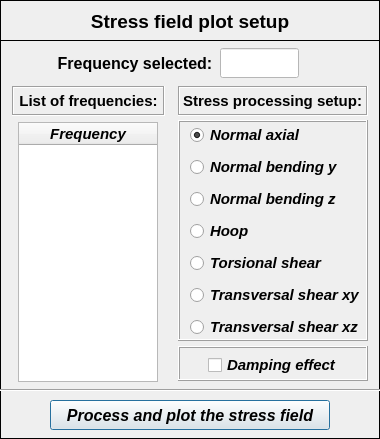
<?xml version="1.0" encoding="UTF-8"?>
<ui version="4.0">
 <class>Dialog</class>
 <widget class="QDialog" name="Dialog">
  <property name="windowModality">
   <enum>Qt::NonModal</enum>
  </property>
  <property name="geometry">
   <rect>
    <x>0</x>
    <y>0</y>
    <width>380</width>
    <height>439</height>
   </rect>
  </property>
  <property name="sizePolicy">
   <sizepolicy hsizetype="Fixed" vsizetype="Fixed">
    <horstretch>0</horstretch>
    <verstretch>0</verstretch>
   </sizepolicy>
  </property>
  <property name="minimumSize">
   <size>
    <width>380</width>
    <height>439</height>
   </size>
  </property>
  <property name="maximumSize">
   <size>
    <width>380</width>
    <height>439</height>
   </size>
  </property>
  <property name="contextMenuPolicy">
   <enum>Qt::DefaultContextMenu</enum>
  </property>
  <property name="windowTitle">
   <string>Plot of stress field</string>
  </property>
  <property name="windowIcon">
   <iconset>
    <normaloff>../../../../../../Downloads/load - Copia.png</normaloff>../../../../../../Downloads/load - Copia.png</iconset>
  </property>
  <property name="whatsThis">
   <string/>
  </property>
  <widget class="QWidget" name="widget" native="true">
   <property name="geometry">
    <rect>
     <x>0</x>
     <y>0</y>
     <width>391</width>
     <height>445</height>
    </rect>
   </property>
   <property name="font">
    <font>
     <kerning>true</kerning>
    </font>
   </property>
   <widget class="QFrame" name="frame">
    <property name="geometry">
     <rect>
      <x>0</x>
      <y>0</y>
      <width>380</width>
      <height>41</height>
     </rect>
    </property>
    <property name="frameShape">
     <enum>QFrame::Box</enum>
    </property>
    <property name="frameShadow">
     <enum>QFrame::Plain</enum>
    </property>
    <property name="lineWidth">
     <number>1</number>
    </property>
    <widget class="QLabel" name="label">
     <property name="geometry">
      <rect>
       <x>50</x>
       <y>6</y>
       <width>280</width>
       <height>30</height>
      </rect>
     </property>
     <property name="font">
      <font>
       <family>Arial</family>
       <pointsize>14</pointsize>
       <weight>75</weight>
       <italic>false</italic>
       <bold>true</bold>
      </font>
     </property>
     <property name="text">
      <string>Stress field plot setup</string>
     </property>
     <property name="textFormat">
      <enum>Qt::AutoText</enum>
     </property>
     <property name="alignment">
      <set>Qt::AlignCenter</set>
     </property>
    </widget>
   </widget>
   <widget class="QFrame" name="frame_2">
    <property name="geometry">
     <rect>
      <x>0</x>
      <y>40</y>
      <width>380</width>
      <height>399</height>
     </rect>
    </property>
    <property name="minimumSize">
     <size>
      <width>380</width>
      <height>0</height>
     </size>
    </property>
    <property name="maximumSize">
     <size>
      <width>380</width>
      <height>16777215</height>
     </size>
    </property>
    <property name="frameShape">
     <enum>QFrame::Box</enum>
    </property>
    <property name="frameShadow">
     <enum>QFrame::Plain</enum>
    </property>
    <widget class="QPushButton" name="pushButton_plot">
     <property name="geometry">
      <rect>
       <x>50</x>
       <y>360</y>
       <width>280</width>
       <height>30</height>
      </rect>
     </property>
     <property name="minimumSize">
      <size>
       <width>0</width>
       <height>30</height>
      </size>
     </property>
     <property name="maximumSize">
      <size>
       <width>16777215</width>
       <height>30</height>
      </size>
     </property>
     <property name="font">
      <font>
       <family>Arial</family>
       <pointsize>12</pointsize>
       <weight>75</weight>
       <italic>true</italic>
       <bold>true</bold>
      </font>
     </property>
     <property name="text">
      <string>Process and plot the stress field</string>
     </property>
    </widget>
    <widget class="QLabel" name="label_2">
     <property name="geometry">
      <rect>
       <x>50</x>
       <y>8</y>
       <width>170</width>
       <height>30</height>
      </rect>
     </property>
     <property name="minimumSize">
      <size>
       <width>170</width>
       <height>30</height>
      </size>
     </property>
     <property name="maximumSize">
      <size>
       <width>170</width>
       <height>30</height>
      </size>
     </property>
     <property name="font">
      <font>
       <family>Arial</family>
       <pointsize>12</pointsize>
       <weight>75</weight>
       <italic>false</italic>
       <bold>true</bold>
      </font>
     </property>
     <property name="text">
      <string>Frequency selected:</string>
     </property>
     <property name="alignment">
      <set>Qt::AlignCenter</set>
     </property>
    </widget>
    <widget class="QLineEdit" name="lineEdit_selected_frequency">
     <property name="enabled">
      <bool>false</bool>
     </property>
     <property name="geometry">
      <rect>
       <x>220</x>
       <y>8</y>
       <width>79</width>
       <height>30</height>
      </rect>
     </property>
     <property name="palette">
      <palette>
       <active>
        <colorrole role="WindowText">
         <brush brushstyle="SolidPattern">
          <color alpha="255">
           <red>0</red>
           <green>0</green>
           <blue>255</blue>
          </color>
         </brush>
        </colorrole>
        <colorrole role="Button">
         <brush brushstyle="SolidPattern">
          <color alpha="255">
           <red>255</red>
           <green>255</green>
           <blue>255</blue>
          </color>
         </brush>
        </colorrole>
        <colorrole role="Dark">
         <brush brushstyle="SolidPattern">
          <color alpha="255">
           <red>0</red>
           <green>0</green>
           <blue>0</blue>
          </color>
         </brush>
        </colorrole>
        <colorrole role="Text">
         <brush brushstyle="SolidPattern">
          <color alpha="255">
           <red>0</red>
           <green>0</green>
           <blue>255</blue>
          </color>
         </brush>
        </colorrole>
        <colorrole role="ButtonText">
         <brush brushstyle="SolidPattern">
          <color alpha="255">
           <red>0</red>
           <green>0</green>
           <blue>255</blue>
          </color>
         </brush>
        </colorrole>
        <colorrole role="Base">
         <brush brushstyle="SolidPattern">
          <color alpha="255">
           <red>255</red>
           <green>255</green>
           <blue>255</blue>
          </color>
         </brush>
        </colorrole>
        <colorrole role="Window">
         <brush brushstyle="SolidPattern">
          <color alpha="255">
           <red>255</red>
           <green>255</green>
           <blue>255</blue>
          </color>
         </brush>
        </colorrole>
       </active>
       <inactive>
        <colorrole role="WindowText">
         <brush brushstyle="SolidPattern">
          <color alpha="255">
           <red>0</red>
           <green>0</green>
           <blue>255</blue>
          </color>
         </brush>
        </colorrole>
        <colorrole role="Button">
         <brush brushstyle="SolidPattern">
          <color alpha="255">
           <red>255</red>
           <green>255</green>
           <blue>255</blue>
          </color>
         </brush>
        </colorrole>
        <colorrole role="Dark">
         <brush brushstyle="SolidPattern">
          <color alpha="255">
           <red>0</red>
           <green>0</green>
           <blue>0</blue>
          </color>
         </brush>
        </colorrole>
        <colorrole role="Text">
         <brush brushstyle="SolidPattern">
          <color alpha="255">
           <red>0</red>
           <green>0</green>
           <blue>255</blue>
          </color>
         </brush>
        </colorrole>
        <colorrole role="ButtonText">
         <brush brushstyle="SolidPattern">
          <color alpha="255">
           <red>0</red>
           <green>0</green>
           <blue>255</blue>
          </color>
         </brush>
        </colorrole>
        <colorrole role="Base">
         <brush brushstyle="SolidPattern">
          <color alpha="255">
           <red>255</red>
           <green>255</green>
           <blue>255</blue>
          </color>
         </brush>
        </colorrole>
        <colorrole role="Window">
         <brush brushstyle="SolidPattern">
          <color alpha="255">
           <red>255</red>
           <green>255</green>
           <blue>255</blue>
          </color>
         </brush>
        </colorrole>
       </inactive>
       <disabled>
        <colorrole role="WindowText">
         <brush brushstyle="SolidPattern">
          <color alpha="255">
           <red>0</red>
           <green>0</green>
           <blue>255</blue>
          </color>
         </brush>
        </colorrole>
        <colorrole role="Button">
         <brush brushstyle="SolidPattern">
          <color alpha="255">
           <red>255</red>
           <green>255</green>
           <blue>255</blue>
          </color>
         </brush>
        </colorrole>
        <colorrole role="Dark">
         <brush brushstyle="SolidPattern">
          <color alpha="255">
           <red>0</red>
           <green>0</green>
           <blue>0</blue>
          </color>
         </brush>
        </colorrole>
        <colorrole role="Text">
         <brush brushstyle="SolidPattern">
          <color alpha="255">
           <red>0</red>
           <green>0</green>
           <blue>255</blue>
          </color>
         </brush>
        </colorrole>
        <colorrole role="ButtonText">
         <brush brushstyle="SolidPattern">
          <color alpha="255">
           <red>0</red>
           <green>0</green>
           <blue>255</blue>
          </color>
         </brush>
        </colorrole>
        <colorrole role="Base">
         <brush brushstyle="SolidPattern">
          <color alpha="255">
           <red>255</red>
           <green>255</green>
           <blue>255</blue>
          </color>
         </brush>
        </colorrole>
        <colorrole role="Window">
         <brush brushstyle="SolidPattern">
          <color alpha="255">
           <red>255</red>
           <green>255</green>
           <blue>255</blue>
          </color>
         </brush>
        </colorrole>
       </disabled>
      </palette>
     </property>
     <property name="font">
      <font>
       <family>Arial</family>
       <pointsize>11</pointsize>
       <weight>75</weight>
       <italic>true</italic>
       <bold>true</bold>
      </font>
     </property>
     <property name="styleSheet">
      <string notr="true">background-color: rgb(255, 255, 255);
color: rgb(0, 0, 255);</string>
     </property>
     <property name="alignment">
      <set>Qt::AlignCenter</set>
     </property>
    </widget>
    <widget class="QFrame" name="frame_5">
     <property name="geometry">
      <rect>
       <x>12</x>
       <y>46</y>
       <width>153</width>
       <height>30</height>
      </rect>
     </property>
     <property name="minimumSize">
      <size>
       <width>0</width>
       <height>30</height>
      </size>
     </property>
     <property name="maximumSize">
      <size>
       <width>16777215</width>
       <height>30</height>
      </size>
     </property>
     <property name="frameShape">
      <enum>QFrame::Box</enum>
     </property>
     <property name="frameShadow">
      <enum>QFrame::Sunken</enum>
     </property>
     <property name="lineWidth">
      <number>1</number>
     </property>
     <widget class="QLabel" name="label_5">
      <property name="geometry">
       <rect>
        <x>4</x>
        <y>0</y>
        <width>145</width>
        <height>30</height>
       </rect>
      </property>
      <property name="minimumSize">
       <size>
        <width>145</width>
        <height>30</height>
       </size>
      </property>
      <property name="maximumSize">
       <size>
        <width>145</width>
        <height>30</height>
       </size>
      </property>
      <property name="font">
       <font>
        <family>Arial</family>
        <pointsize>11</pointsize>
        <weight>75</weight>
        <italic>false</italic>
        <bold>true</bold>
       </font>
      </property>
      <property name="text">
       <string>List of frequencies:</string>
      </property>
      <property name="textFormat">
       <enum>Qt::AutoText</enum>
      </property>
      <property name="alignment">
       <set>Qt::AlignCenter</set>
      </property>
     </widget>
    </widget>
    <widget class="QTreeWidget" name="treeWidget_list_frequencies">
     <property name="geometry">
      <rect>
       <x>18</x>
       <y>82</y>
       <width>140</width>
       <height>260</height>
      </rect>
     </property>
     <property name="minimumSize">
      <size>
       <width>140</width>
       <height>260</height>
      </size>
     </property>
     <property name="maximumSize">
      <size>
       <width>140</width>
       <height>260</height>
      </size>
     </property>
     <property name="font">
      <font>
       <family>Arial</family>
       <pointsize>10</pointsize>
       <weight>75</weight>
       <italic>true</italic>
       <bold>true</bold>
      </font>
     </property>
     <property name="indentation">
      <number>0</number>
     </property>
     <column>
      <property name="text">
       <string notr="true">Frequency</string>
      </property>
      <property name="font">
       <font>
        <family>Arial</family>
        <pointsize>11</pointsize>
        <weight>75</weight>
        <italic>true</italic>
        <bold>true</bold>
       </font>
      </property>
      <property name="textAlignment">
       <set>AlignCenter</set>
      </property>
     </column>
    </widget>
    <widget class="QFrame" name="frame_7">
     <property name="geometry">
      <rect>
       <x>178</x>
       <y>80</y>
       <width>190</width>
       <height>221</height>
      </rect>
     </property>
     <property name="frameShape">
      <enum>QFrame::Box</enum>
     </property>
     <property name="frameShadow">
      <enum>QFrame::Raised</enum>
     </property>
     <widget class="QWidget" name="verticalLayoutWidget">
      <property name="geometry">
       <rect>
        <x>12</x>
        <y>6</y>
        <width>172</width>
        <height>212</height>
       </rect>
      </property>
      <layout class="QVBoxLayout" name="verticalLayout">
       <property name="spacing">
        <number>14</number>
       </property>
       <item>
        <widget class="QRadioButton" name="radioButton_normal_axial">
         <property name="minimumSize">
          <size>
           <width>170</width>
           <height>18</height>
          </size>
         </property>
         <property name="maximumSize">
          <size>
           <width>170</width>
           <height>18</height>
          </size>
         </property>
         <property name="font">
          <font>
           <family>Arial</family>
           <pointsize>11</pointsize>
           <weight>75</weight>
           <italic>true</italic>
           <bold>true</bold>
          </font>
         </property>
         <property name="text">
          <string>Normal axial</string>
         </property>
         <property name="checked">
          <bool>true</bool>
         </property>
        </widget>
       </item>
       <item>
        <widget class="QRadioButton" name="radioButton_normal_bending_y">
         <property name="minimumSize">
          <size>
           <width>170</width>
           <height>18</height>
          </size>
         </property>
         <property name="maximumSize">
          <size>
           <width>170</width>
           <height>18</height>
          </size>
         </property>
         <property name="font">
          <font>
           <family>Arial</family>
           <pointsize>11</pointsize>
           <weight>75</weight>
           <italic>true</italic>
           <bold>true</bold>
          </font>
         </property>
         <property name="text">
          <string>Normal bending y</string>
         </property>
        </widget>
       </item>
       <item>
        <widget class="QRadioButton" name="radioButton_normal_bending_z">
         <property name="minimumSize">
          <size>
           <width>170</width>
           <height>18</height>
          </size>
         </property>
         <property name="maximumSize">
          <size>
           <width>170</width>
           <height>18</height>
          </size>
         </property>
         <property name="font">
          <font>
           <family>Arial</family>
           <pointsize>11</pointsize>
           <weight>75</weight>
           <italic>true</italic>
           <bold>true</bold>
          </font>
         </property>
         <property name="text">
          <string>Normal bending z</string>
         </property>
        </widget>
       </item>
       <item>
        <widget class="QRadioButton" name="radioButton_hoop">
         <property name="minimumSize">
          <size>
           <width>170</width>
           <height>18</height>
          </size>
         </property>
         <property name="maximumSize">
          <size>
           <width>170</width>
           <height>18</height>
          </size>
         </property>
         <property name="font">
          <font>
           <family>Arial</family>
           <pointsize>11</pointsize>
           <weight>75</weight>
           <italic>true</italic>
           <bold>true</bold>
          </font>
         </property>
         <property name="text">
          <string>Hoop</string>
         </property>
        </widget>
       </item>
       <item>
        <widget class="QRadioButton" name="radioButton_torsional_shear">
         <property name="minimumSize">
          <size>
           <width>170</width>
           <height>18</height>
          </size>
         </property>
         <property name="maximumSize">
          <size>
           <width>170</width>
           <height>18</height>
          </size>
         </property>
         <property name="font">
          <font>
           <family>Arial</family>
           <pointsize>11</pointsize>
           <weight>75</weight>
           <italic>true</italic>
           <bold>true</bold>
          </font>
         </property>
         <property name="text">
          <string>Torsional shear</string>
         </property>
        </widget>
       </item>
       <item>
        <widget class="QRadioButton" name="radioButton_transv_shear_xy">
         <property name="minimumSize">
          <size>
           <width>170</width>
           <height>18</height>
          </size>
         </property>
         <property name="maximumSize">
          <size>
           <width>170</width>
           <height>18</height>
          </size>
         </property>
         <property name="font">
          <font>
           <family>Arial</family>
           <pointsize>11</pointsize>
           <weight>75</weight>
           <italic>true</italic>
           <bold>true</bold>
          </font>
         </property>
         <property name="text">
          <string>Transversal shear xy</string>
         </property>
        </widget>
       </item>
       <item>
        <widget class="QRadioButton" name="radioButton_transv_shear_xz">
         <property name="minimumSize">
          <size>
           <width>170</width>
           <height>18</height>
          </size>
         </property>
         <property name="maximumSize">
          <size>
           <width>170</width>
           <height>18</height>
          </size>
         </property>
         <property name="font">
          <font>
           <family>Arial</family>
           <pointsize>11</pointsize>
           <weight>75</weight>
           <italic>true</italic>
           <bold>true</bold>
          </font>
         </property>
         <property name="text">
          <string>Transversal shear xz</string>
         </property>
        </widget>
       </item>
      </layout>
     </widget>
    </widget>
    <widget class="QFrame" name="frame_6">
     <property name="geometry">
      <rect>
       <x>178</x>
       <y>306</y>
       <width>190</width>
       <height>35</height>
      </rect>
     </property>
     <property name="frameShape">
      <enum>QFrame::Box</enum>
     </property>
     <property name="frameShadow">
      <enum>QFrame::Raised</enum>
     </property>
     <widget class="QCheckBox" name="checkBox_damping_effect">
      <property name="geometry">
       <rect>
        <x>30</x>
        <y>4</y>
        <width>135</width>
        <height>30</height>
       </rect>
      </property>
      <property name="minimumSize">
       <size>
        <width>135</width>
        <height>30</height>
       </size>
      </property>
      <property name="maximumSize">
       <size>
        <width>135</width>
        <height>30</height>
       </size>
      </property>
      <property name="font">
       <font>
        <family>Arial</family>
        <pointsize>11</pointsize>
        <weight>75</weight>
        <italic>true</italic>
        <bold>true</bold>
       </font>
      </property>
      <property name="text">
       <string>Damping effect</string>
      </property>
      <property name="checked">
       <bool>false</bool>
      </property>
     </widget>
    </widget>
    <widget class="QFrame" name="frame_3">
     <property name="geometry">
      <rect>
       <x>178</x>
       <y>46</y>
       <width>190</width>
       <height>30</height>
      </rect>
     </property>
     <property name="minimumSize">
      <size>
       <width>0</width>
       <height>30</height>
      </size>
     </property>
     <property name="maximumSize">
      <size>
       <width>16777215</width>
       <height>30</height>
      </size>
     </property>
     <property name="frameShape">
      <enum>QFrame::Box</enum>
     </property>
     <property name="frameShadow">
      <enum>QFrame::Sunken</enum>
     </property>
     <property name="lineWidth">
      <number>1</number>
     </property>
     <widget class="QLabel" name="label_4">
      <property name="geometry">
       <rect>
        <x>2</x>
        <y>0</y>
        <width>185</width>
        <height>30</height>
       </rect>
      </property>
      <property name="minimumSize">
       <size>
        <width>185</width>
        <height>30</height>
       </size>
      </property>
      <property name="maximumSize">
       <size>
        <width>185</width>
        <height>30</height>
       </size>
      </property>
      <property name="font">
       <font>
        <family>Arial</family>
        <pointsize>11</pointsize>
        <weight>75</weight>
        <italic>false</italic>
        <bold>true</bold>
       </font>
      </property>
      <property name="text">
       <string>Stress processing setup:</string>
      </property>
      <property name="textFormat">
       <enum>Qt::AutoText</enum>
      </property>
      <property name="alignment">
       <set>Qt::AlignCenter</set>
      </property>
     </widget>
    </widget>
    <widget class="Line" name="line">
     <property name="geometry">
      <rect>
       <x>-1</x>
       <y>342</y>
       <width>382</width>
       <height>17</height>
      </rect>
     </property>
     <property name="orientation">
      <enum>Qt::Horizontal</enum>
     </property>
    </widget>
   </widget>
  </widget>
 </widget>
 <resources/>
 <connections/>
</ui>
